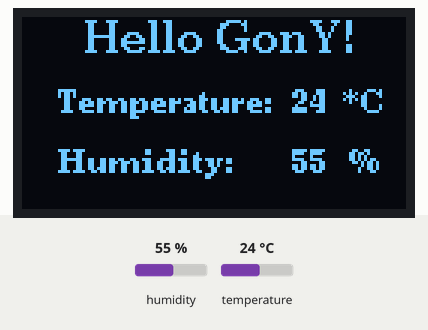
This sketch was run on a simulated Arduino Uno, built with avr-gcc and run on an emulated ATmega328P. Parts: 128×64 one-colour display. The test bench sets the inputs (shaded band); at power-on: humidity 55 %, temperature 24 °C. What the sketch prints to the serial monitor is not drawn.

Above: at 2.4 s.
2.5 s: humidity set to 22 %
At 4.3 s:
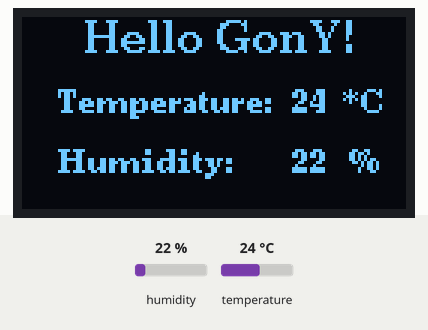
5.3 s: temperature set to 12 °C
At 7.8 s:
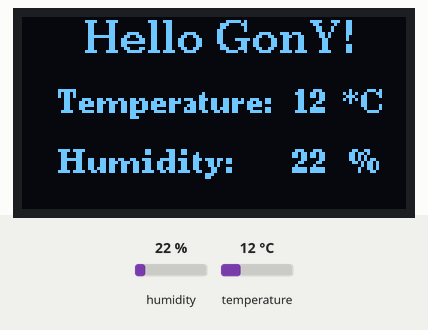
8.5 s: humidity set to 40 %
At 11.2 s:
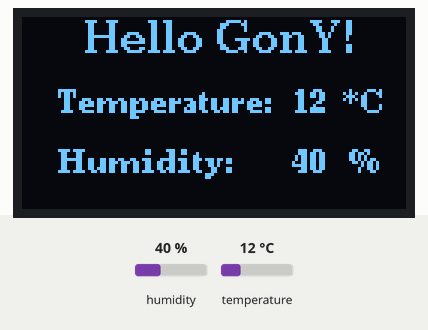
11.8 s: temperature set to 19 °C
Timing chart, 0 to 14.8 s (numbered marks = the images above; inputs shaded):
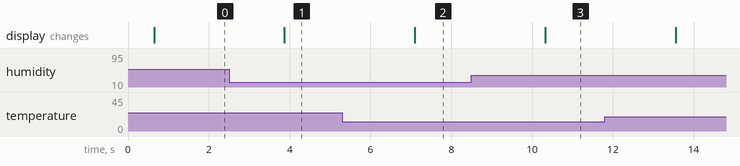

The sketch:

DHT11_OLED.ino
```cpp
#include <DHT11.h>
#include <Arduino.h>
#include <U8g2lib.h>

#ifdef U8X8_HAVE_HW_SPI
#include <SPI.h>
#endif
#ifdef U8X8_HAVE_HW_I2C
#include <Wire.h>
#endif

DHT11 dht11(14);
U8G2_SSD1306_128X64_NONAME_F_HW_I2C u8g2(U8G2_R0, /* reset=*/ U8X8_PIN_NONE);

void setup() {
    Serial.begin(9600);
    u8g2.begin();
}

void loop() {
    int temperature = 0;
    int humidity = 0;
    int result = dht11.readTemperatureHumidity(temperature, humidity);

    if (result == 0) {
        u8g2.clearBuffer();
        u8g2.setFont(u8g2_font_ncenB10_tr);
        u8g2.drawStr(21,12,"Hello GonY!");
        u8g2.setFont(u8g2_font_ncenB08_tr);
        u8g2.drawStr(12,32,"Temperature:");
        u8g2.drawStr(107,32,"*C");
        u8g2.setCursor(90, 32);
        u8g2.print(temperature);

        u8g2.drawStr(12,52,"Humidity:");
        u8g2.drawStr(109,52,"%");
        u8g2.setCursor(90, 52);
        u8g2.print(humidity);


        u8g2.sendBuffer();
        delay(1000);

        Serial.print("Temperature: ");
        Serial.print(temperature);
        Serial.print(" °C\tHumidity: ");
        Serial.print(humidity);
        Serial.println(" %");
    } else {
        Serial.println(DHT11::getErrorString(result));
    }


}
```

Measured:
- after the input at 2.5 s, the display: changes after 1.4 s (image 1)
- after the input at 5.3 s, the display: changes after 1.8 s (image 2)
- after the input at 8.5 s, the display: changes after 1.8 s (image 3)
